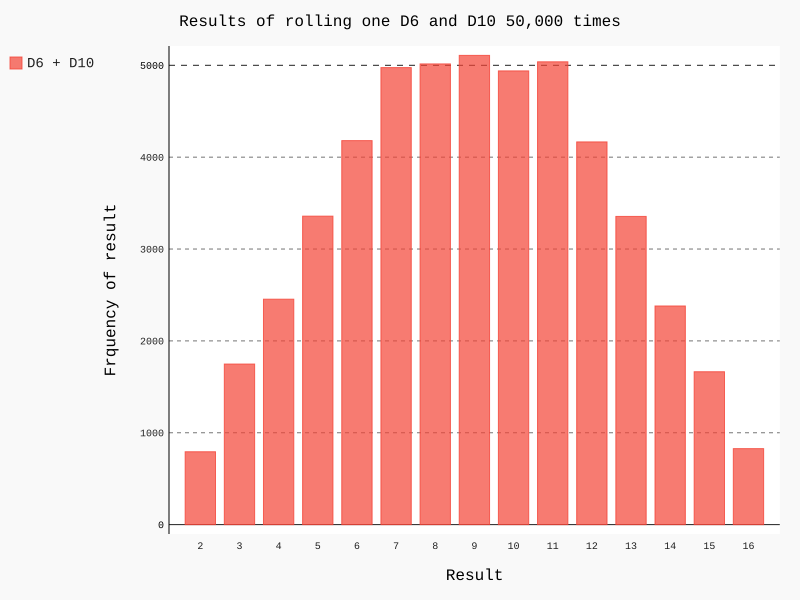

Write the Python code that produced this figure.
#!/usr/bin/python3

from die import Die
import pygal

die_1=Die()
die_2=Die(10)
results=[]
for roll_num in range(50000):
 result=die_1.roll() + die_2.roll()
 results.append(result)

#print(results)
frequencies=[]
max_result=die_1.num_sides + die_2.num_sides
for value in range(2, max_result+1):
 frequence=results.count(value)
 frequencies.append(frequence)

#print(frequencies)
hist=pygal.Bar()
hist.title="Results of rolling one D6 and D10 50,000 times"
hist.x_labels=['2', '3', '4', '5', '6', '7', '8', '9', '10', '11', '12', '13', '14', '15', '16']
hist.x_title="Result"
hist.y_title="Frquency of result"

hist.add('D6 + D10', frequencies)
hist.render_to_file('die_visual3.svg')
